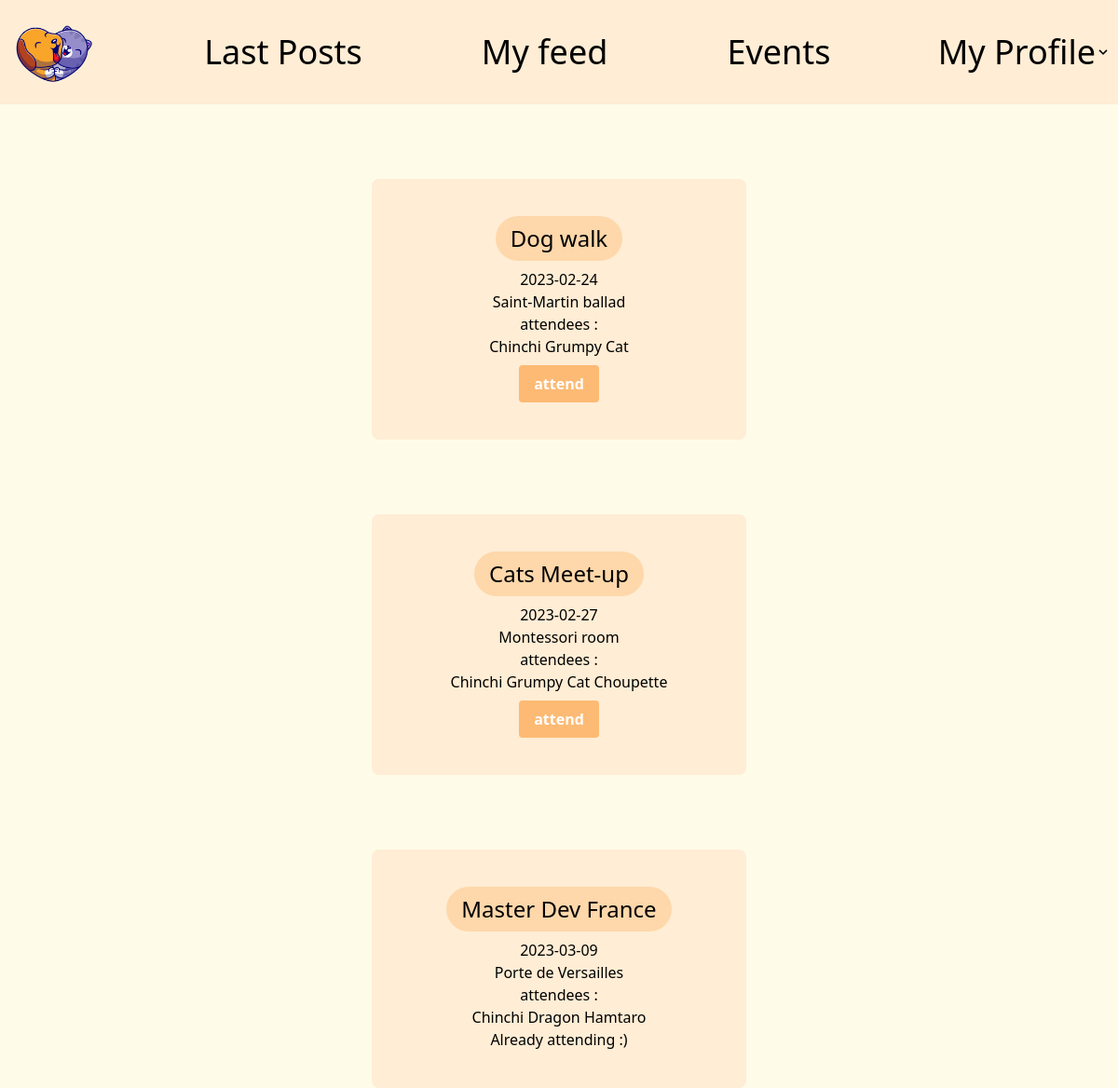
Screenshot of /event.php (signed in) with the database file from the repository.
### tables this page shows
CREATE TABLE `events` (
  `ID` int(11) NOT NULL,
  `date` date NOT NULL,
  `place` varchar(250) NOT NULL,
  `name` varchar(50) NOT NULL
);

CREATE TABLE `event_attendees` (
  `user_id` int(11) NOT NULL,
  `event_id` int(11) NOT NULL
);

CREATE TABLE `users` (
  `ID` int(11) NOT NULL,
  `name` varchar(50) NOT NULL,
  `email` varchar(50) NOT NULL,
  `password` varchar(100) NOT NULL,
  `type_id` int(11) NOT NULL,
  `photo` varchar(50) NOT NULL
);

### connect.php (called while the page is built, shortened)
<?php session_start();
if (isset($_SESSION['connected_id'])) {
    $connectedUserId = $_SESSION['connected_id'];
}
?>

### event.php (the view, shortened to what this page needs)
<?php
include('connect.php');
$sqlRequest = "SELECT * from events";
$sqlEvents = $mysqli->query($sqlRequest);
?>
<!DOCTYPE html>
<html lang="en">
<head>
    <link href="output.css" rel="stylesheet">
    <script src="https://cdn.tailwindcss.com"></script>
</head>
<body class="bg-yellow-50">
    <?php
    include('header.php');
    ?>
    <div class="flex flex-row justify-center space-between">
        <main>
            <?php
            while ($event = $sqlEvents->fetch_assoc()) {
                $eventId = $event['ID'];
                ?>
                <article class="flex flex-col items-center bg-orange-100 mt-20 rounded-lg mx-96 py-10 px-20">
                    <h1 class="text-2xl bg-orange-200 rounded-full py-2 px-4 mb-2">
                        <?php echo $event['name']; ?>
                    </h1>
                    <p>
                        <?php echo $event['date']; ?>
                    </p>
                    <p>
                        <?php echo $event['place']; ?>
                    </p>
                    <p>attendees : </p>
                    <?php
                    $sqlRequestAttendees = "SELECT users.id, users.name as user_name, event_attendees.event_id, event_attendees.user_id from event_attendees
                        JOIN users ON users.id=event_attendees.user_id";
                    $sqlAttendees = $mysqli->query($sqlRequestAttendees);
                    $attended = false;
                    ?>
                    <p>
                        <?php
                        while ($attendee = $sqlAttendees->fetch_assoc()) {
                            if ($attendee['event_id'] === $eventId) {
                                echo $attendee['user_name'] . '  ';
                            }
                            if ($attendee['user_id'] === $connectedUserId && $attendee['event_id'] === $eventId) {
                                $attended = true;
                            }
                        }
                        ?>
                    </p>
                    <?php
                    if ($attended) {
                        ?>
                        <p>Already attending :)</p>
                    <?php
                    } else {
                        ?>
                        <form action="event.php" method="post">
                            <input type="submit" name="<?php echo $eventId ?>" value="attend"
                                class="bg-orange-300 hover:bg-orange-700 text-white font-bold py-2 px-4 rounded mt-2">
                        </form>
                    <?php } ?>
                </article>
            <?php }
            ?>
        </main>
    </div>
</body>
</html>

### rows the page displays
events: name "Dog walk", date "2023-02-24", place "Saint-Martin ballad"
event_attendees: user.name "Chinchi"
event_attendees: user.name "Grumpy Cat"
events: name "Cats Meet-up", date "2023-02-27", place "Montessori room"
event_attendees: user.name "Chinchi"
event_attendees: user.name "Grumpy Cat"
event_attendees: user.name "Choupette"
events: name "Master Dev France", date "2023-03-09", place "Porte de Versailles", shows "Already attending :)"
event_attendees: user.name "Chinchi"
event_attendees: user.name "Dragon"
event_attendees: user.name "Hamtaro"
